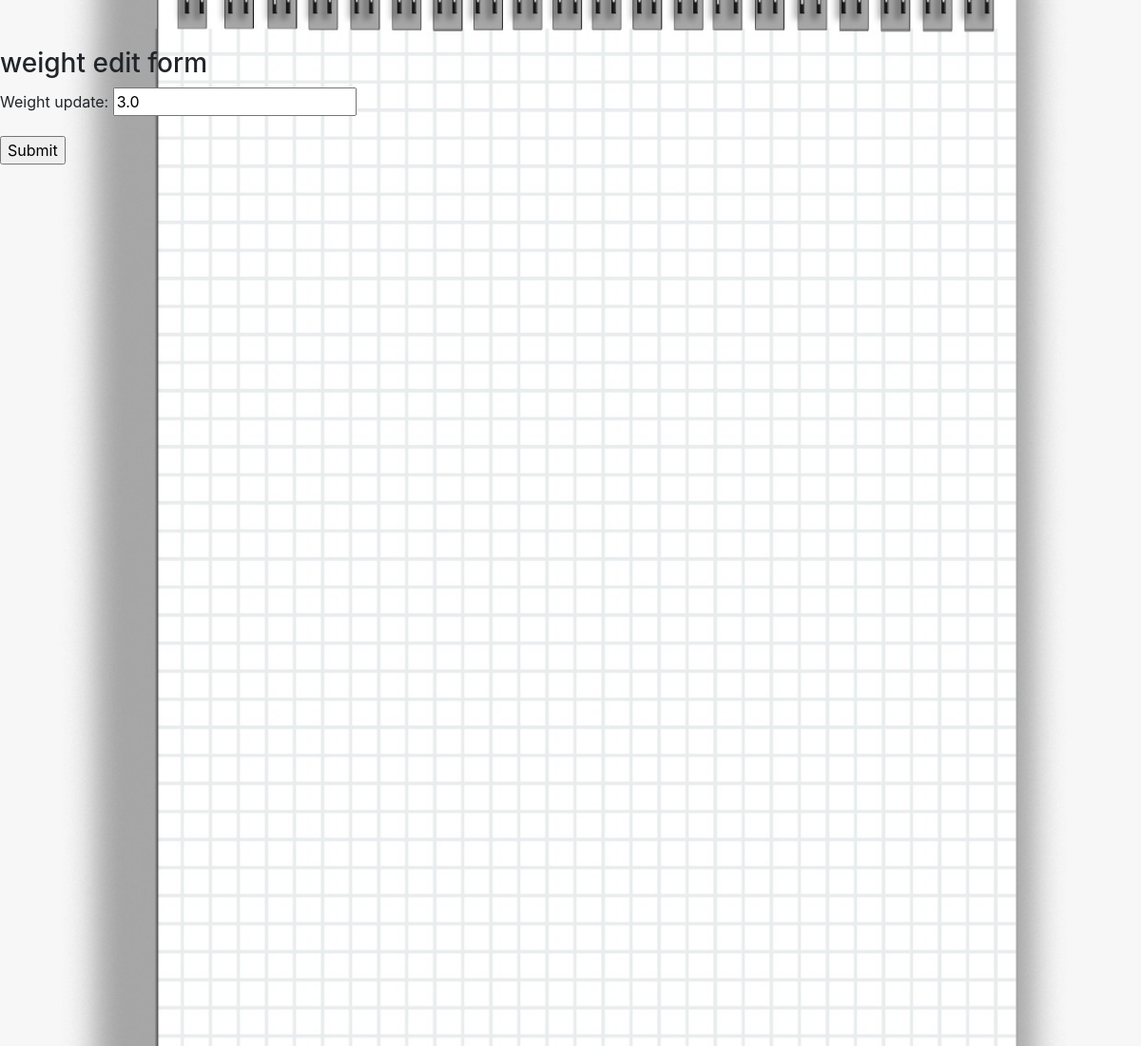
Before: /edit-update-weight/12/ with the older database file.
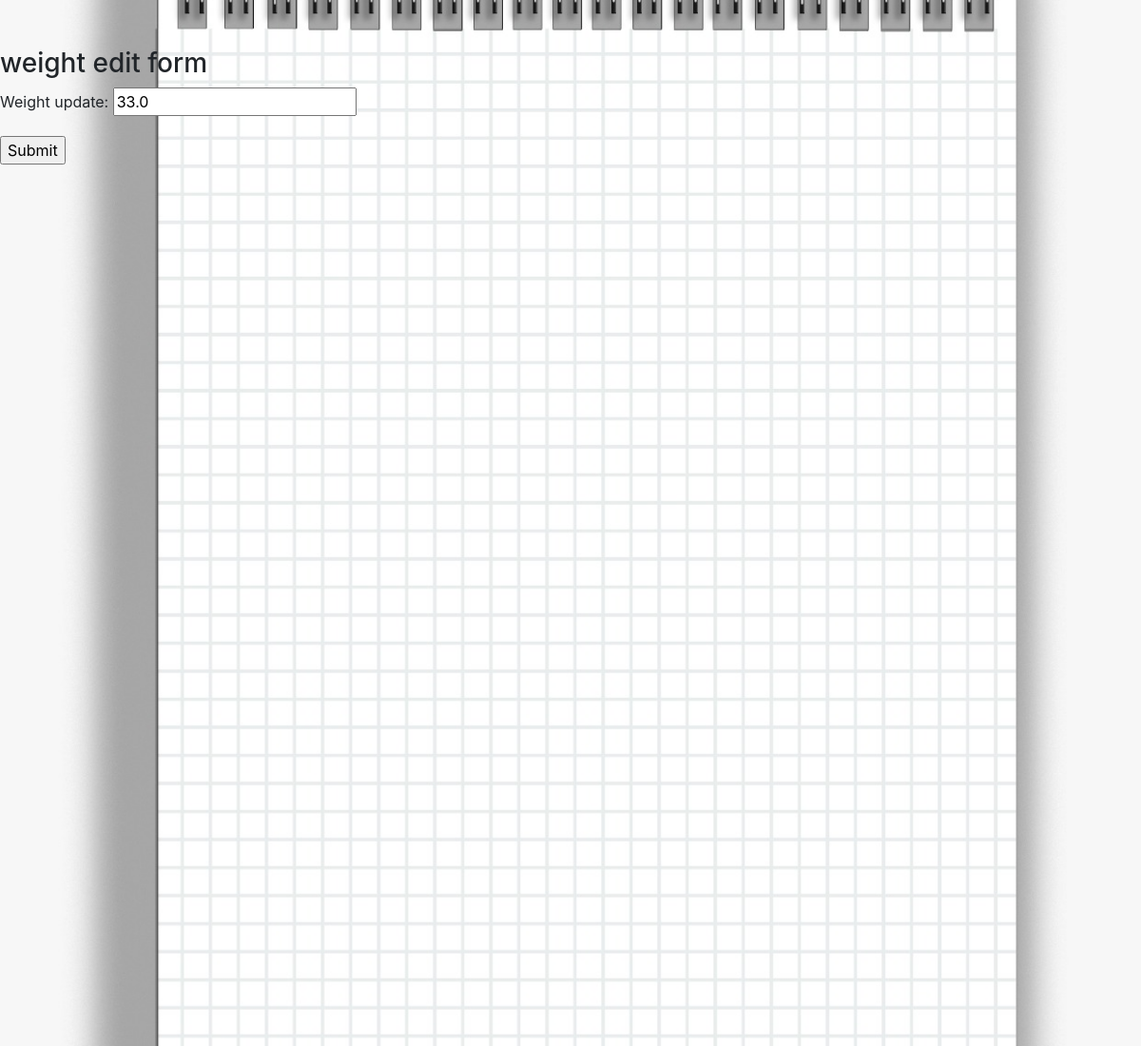
After: the same page with the newer database file.
### ffwc_app/models.py (models this page shows, shortened)
class Weight_Update(models.Model):
    user = models.ForeignKey(User_Data, on_delete=models.CASCADE,
                                                    null=True, blank=True)
    weight_update = models.FloatField(default=0)
    created = models.DateTimeField(auto_now_add=True)
    class Meta:
        ordering = ['created']

### ffwc_app/views.py (the view, shortened to what this page needs)
# urls.py: path('edit-update-weight/<int:pk>/', EditWeightRecord.as_view(), name='edit-update-weight'),
class EditWeightRecord(UpdateView, LoginRequiredMixin):
    model = Weight_Update
    fields = ['weight_update']
    template_name = 'ffwc_app/edit_weight_update_form.html'
    success_url = reverse_lazy('account')

### ffwc_app/templates/ffwc_app/edit_weight_update_form.html (shortened to what this page needs)
{% extends 'ffwc_app/base.html' %}
{% block content %}
<h3>weight edit form</h3>
<form action="" method="post">
  {{ form.as_p }}
  <input type="submit" value="Submit">
</form>
{% endblock %}

Changed rows visible on the page:
changed Weight_Update: weight_update "3.0" → "33.0"
